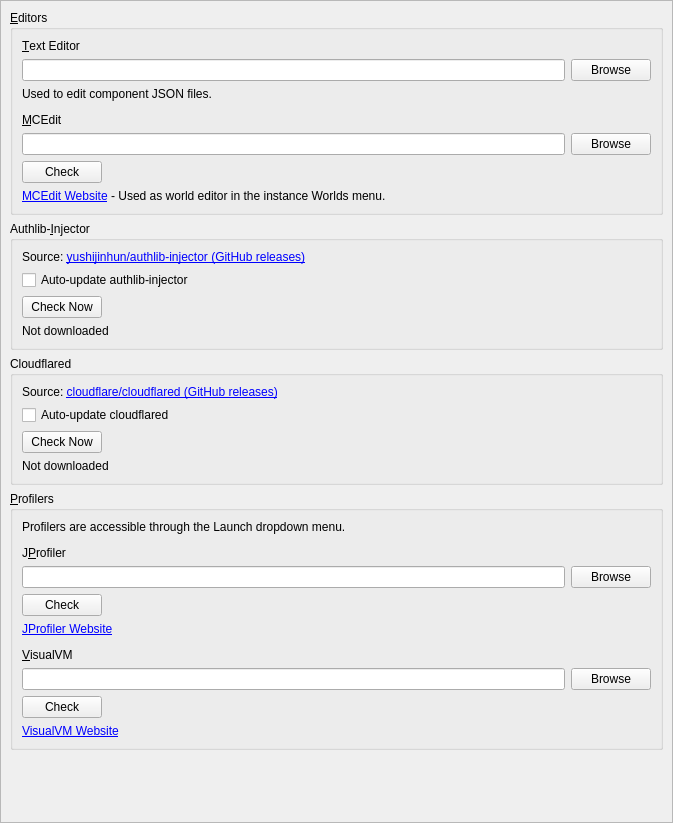
<?xml version="1.0" encoding="UTF-8"?>
<ui version="4.0">
 <class>ExternalToolsPage</class>
 <widget class="QWidget" name="ExternalToolsPage">
  <property name="geometry">
   <rect>
    <x>0</x>
    <y>0</y>
    <width>673</width>
    <height>823</height>
   </rect>
  </property>
  <layout class="QVBoxLayout" name="verticalLayout">
   <property name="leftMargin">
    <number>0</number>
   </property>
   <property name="topMargin">
    <number>0</number>
   </property>
   <property name="rightMargin">
    <number>0</number>
   </property>
   <property name="bottomMargin">
    <number>0</number>
   </property>
   <item>
    <widget class="QScrollArea" name="scrollArea">
     <property name="widgetResizable">
      <bool>true</bool>
     </property>
     <widget class="QWidget" name="scrollAreaWidgetContents_2">
      <property name="geometry">
       <rect>
        <x>0</x>
        <y>0</y>
        <width>669</width>
        <height>819</height>
       </rect>
      </property>
      <layout class="QVBoxLayout" name="verticalLayout_3">
       <item>
        <widget class="QGroupBox" name="editorsBox">
         <property name="title">
          <string>&amp;Editors</string>
         </property>
         <layout class="QVBoxLayout" name="verticalLayout_2">
          <item>
           <widget class="QLabel" name="label_3">
            <property name="text">
             <string>&amp;Text Editor</string>
            </property>
            <property name="buddy">
             <cstring>jsonEditorTextBox</cstring>
            </property>
           </widget>
          </item>
          <item>
           <layout class="QHBoxLayout" name="horizontalLayout">
            <item>
             <widget class="QLineEdit" name="jsonEditorTextBox"/>
            </item>
            <item>
             <widget class="QPushButton" name="jsonEditorBrowseBtn">
              <property name="text">
               <string>Browse</string>
              </property>
             </widget>
            </item>
           </layout>
          </item>
          <item>
           <widget class="QLabel" name="label_4">
            <property name="text">
             <string>Used to edit component JSON files.</string>
            </property>
           </widget>
          </item>
          <item>
           <spacer name="verticalSpacer_7">
            <property name="orientation">
             <enum>Qt::Vertical</enum>
            </property>
            <property name="sizeType">
             <enum>QSizePolicy::Fixed</enum>
            </property>
            <property name="sizeHint" stdset="0">
             <size>
              <width>0</width>
              <height>6</height>
             </size>
            </property>
           </spacer>
          </item>
          <item>
           <widget class="QLabel" name="mceditLabel">
            <property name="text">
             <string>&amp;MCEdit</string>
            </property>
            <property name="buddy">
             <cstring>mceditPathEdit</cstring>
            </property>
           </widget>
          </item>
          <item>
           <layout class="QHBoxLayout" name="horizontalLayout_6">
            <item>
             <widget class="QLineEdit" name="mceditPathEdit"/>
            </item>
            <item>
             <widget class="QPushButton" name="mceditPathBtn">
              <property name="text">
               <string>Browse</string>
              </property>
             </widget>
            </item>
           </layout>
          </item>
          <item>
           <widget class="QPushButton" name="mceditCheckBtn">
            <property name="sizePolicy">
             <sizepolicy hsizetype="Maximum" vsizetype="Fixed">
              <horstretch>0</horstretch>
              <verstretch>0</verstretch>
             </sizepolicy>
            </property>
            <property name="text">
             <string>Check</string>
            </property>
           </widget>
          </item>
          <item>
           <widget class="QLabel" name="mceditLink">
            <property name="text">
             <string notr="true">&lt;html&gt;&lt;head/&gt;&lt;body&gt;&lt;p&gt;&lt;a href=&quot;https://www.mcedit.net/&quot;&gt;MCEdit Website&lt;/a&gt; - Used as world editor in the instance Worlds menu.&lt;/p&gt;&lt;/body&gt;&lt;/html&gt;</string>
            </property>
           </widget>
          </item>
         </layout>
        </widget>
       </item>
       <item>
        <widget class="QGroupBox" name="authlibInjectorBox">
         <property name="title">
          <string>Authlib-&amp;Injector</string>
         </property>
         <layout class="QVBoxLayout" name="verticalLayout_authlib">
          <item>
           <widget class="QLabel" name="authlibInjectorSourceLink">
            <property name="text">
             <string notr="true">&lt;html&gt;&lt;head/&gt;&lt;body&gt;&lt;p&gt;Source: &lt;a href=&quot;https://github.com/yushijinhun/authlib-injector/releases&quot;&gt;yushijinhun/authlib-injector (GitHub releases)&lt;/a&gt;&lt;/p&gt;&lt;/body&gt;&lt;/html&gt;</string>
            </property>
            <property name="openExternalLinks">
             <bool>true</bool>
            </property>
            <property name="wordWrap">
             <bool>true</bool>
            </property>
           </widget>
          </item>
          <item>
           <widget class="QCheckBox" name="authlibInjectorAutoUpdate">
            <property name="text">
             <string>Auto-update authlib-injector</string>
            </property>
           </widget>
          </item>
          <item>
           <layout class="QHBoxLayout" name="authlibInjectorButtonsLayout">
            <item>
             <widget class="QPushButton" name="authlibInjectorCheckBtn">
              <property name="text">
               <string>Check Now</string>
              </property>
             </widget>
            </item>
            <item>
             <spacer name="authlibInjectorSpacer">
              <property name="orientation">
               <enum>Qt::Horizontal</enum>
              </property>
              <property name="sizeHint" stdset="0">
               <size>
                <width>40</width>
                <height>20</height>
               </size>
              </property>
             </spacer>
            </item>
           </layout>
          </item>
          <item>
           <widget class="QLabel" name="authlibInjectorStatus">
            <property name="text">
             <string>Not downloaded</string>
            </property>
            <property name="wordWrap">
             <bool>true</bool>
            </property>
           </widget>
          </item>
         </layout>
        </widget>
       </item>
      <item>
       <widget class="QGroupBox" name="cloudflaredBox">
        <property name="title">
         <string>Cloudflared</string>
        </property>
        <layout class="QVBoxLayout" name="verticalLayout_cloudflared">
         <item>
          <widget class="QLabel" name="cloudflaredSourceLink">
           <property name="text">
            <string notr="true">&lt;html&gt;&lt;head/&gt;&lt;body&gt;&lt;p&gt;Source: &lt;a href=&quot;https://github.com/cloudflare/cloudflared/releases&quot;&gt;cloudflare/cloudflared (GitHub releases)&lt;/a&gt;&lt;/p&gt;&lt;/body&gt;&lt;/html&gt;</string>
           </property>
           <property name="openExternalLinks">
            <bool>true</bool>
           </property>
           <property name="wordWrap">
            <bool>true</bool>
           </property>
          </widget>
         </item>
         <item>
          <widget class="QCheckBox" name="cloudflaredAutoUpdate">
           <property name="text">
            <string>Auto-update cloudflared</string>
           </property>
          </widget>
         </item>
         <item>
          <layout class="QHBoxLayout" name="cloudflaredButtonsLayout">
           <item>
            <widget class="QPushButton" name="cloudflaredCheckBtn">
             <property name="text">
              <string>Check Now</string>
             </property>
            </widget>
           </item>
           <item>
            <spacer name="cloudflaredSpacer">
             <property name="orientation">
              <enum>Qt::Horizontal</enum>
             </property>
             <property name="sizeHint" stdset="0">
              <size>
               <width>40</width>
               <height>20</height>
              </size>
             </property>
            </spacer>
           </item>
          </layout>
         </item>
         <item>
          <widget class="QLabel" name="cloudflaredStatus">
           <property name="text">
            <string>Not downloaded</string>
           </property>
           <property name="wordWrap">
            <bool>true</bool>
           </property>
          </widget>
         </item>
        </layout>
       </widget>
      </item>
       <item>
        <widget class="QGroupBox" name="profilersBox">
         <property name="title">
          <string>&amp;Profilers</string>
         </property>
         <layout class="QVBoxLayout" name="verticalLayout_4">
          <item>
           <widget class="QLabel" name="labelJsonEditor">
            <property name="text">
             <string>Profilers are accessible through the Launch dropdown menu.</string>
            </property>
            <property name="buddy">
             <cstring>jsonEditorTextBox</cstring>
            </property>
           </widget>
          </item>
          <item>
           <spacer name="verticalSpacer_9">
            <property name="orientation">
             <enum>Qt::Vertical</enum>
            </property>
            <property name="sizeType">
             <enum>QSizePolicy::Fixed</enum>
            </property>
            <property name="sizeHint" stdset="0">
             <size>
              <width>0</width>
              <height>6</height>
             </size>
            </property>
           </spacer>
          </item>
          <item>
           <widget class="QLabel" name="label">
            <property name="text">
             <string>J&amp;Profiler</string>
            </property>
            <property name="buddy">
             <cstring>jprofilerPathEdit</cstring>
            </property>
           </widget>
          </item>
          <item>
           <layout class="QHBoxLayout" name="horizontalLayout_4">
            <item>
             <widget class="QLineEdit" name="jprofilerPathEdit"/>
            </item>
            <item>
             <widget class="QPushButton" name="jprofilerPathBtn">
              <property name="text">
               <string>Browse</string>
              </property>
             </widget>
            </item>
           </layout>
          </item>
          <item>
           <widget class="QPushButton" name="jprofilerCheckBtn">
            <property name="sizePolicy">
             <sizepolicy hsizetype="Maximum" vsizetype="Fixed">
              <horstretch>0</horstretch>
              <verstretch>0</verstretch>
             </sizepolicy>
            </property>
            <property name="text">
             <string>Check</string>
            </property>
           </widget>
          </item>
          <item>
           <widget class="QLabel" name="jprofilerLink">
            <property name="text">
             <string notr="true">&lt;html&gt;&lt;head/&gt;&lt;body&gt;&lt;p&gt;&lt;a href=&quot;https://www.ej-technologies.com/products/jprofiler/overview.html&quot;&gt;JProfiler Website&lt;/a&gt;&lt;/p&gt;&lt;/body&gt;&lt;/html&gt;</string>
            </property>
           </widget>
          </item>
          <item>
           <spacer name="verticalSpacer_8">
            <property name="orientation">
             <enum>Qt::Vertical</enum>
            </property>
            <property name="sizeType">
             <enum>QSizePolicy::Fixed</enum>
            </property>
            <property name="sizeHint" stdset="0">
             <size>
              <width>0</width>
              <height>6</height>
             </size>
            </property>
           </spacer>
          </item>
          <item>
           <widget class="QLabel" name="label_2">
            <property name="text">
             <string>&amp;VisualVM</string>
            </property>
            <property name="buddy">
             <cstring>jvisualvmPathEdit</cstring>
            </property>
           </widget>
          </item>
          <item>
           <layout class="QHBoxLayout" name="horizontalLayout_5">
            <item>
             <widget class="QLineEdit" name="jvisualvmPathEdit"/>
            </item>
            <item>
             <widget class="QPushButton" name="jvisualvmPathBtn">
              <property name="text">
               <string>Browse</string>
              </property>
             </widget>
            </item>
           </layout>
          </item>
          <item>
           <widget class="QPushButton" name="jvisualvmCheckBtn">
            <property name="sizePolicy">
             <sizepolicy hsizetype="Maximum" vsizetype="Fixed">
              <horstretch>0</horstretch>
              <verstretch>0</verstretch>
             </sizepolicy>
            </property>
            <property name="text">
             <string>Check</string>
            </property>
           </widget>
          </item>
          <item>
           <widget class="QLabel" name="jvisualvmLink">
            <property name="text">
             <string notr="true">&lt;html&gt;&lt;head/&gt;&lt;body&gt;&lt;p&gt;&lt;a href=&quot;https://visualvm.github.io/&quot;&gt;VisualVM Website&lt;/a&gt;&lt;/p&gt;&lt;/body&gt;&lt;/html&gt;</string>
            </property>
           </widget>
          </item>
         </layout>
        </widget>
       </item>
       <item>
        <spacer name="verticalSpacer">
         <property name="orientation">
          <enum>Qt::Vertical</enum>
         </property>
         <property name="sizeHint" stdset="0">
          <size>
           <width>0</width>
           <height>0</height>
          </size>
         </property>
        </spacer>
       </item>
      </layout>
     </widget>
    </widget>
   </item>
  </layout>
 </widget>
 <resources/>
 <connections/>
</ui>
